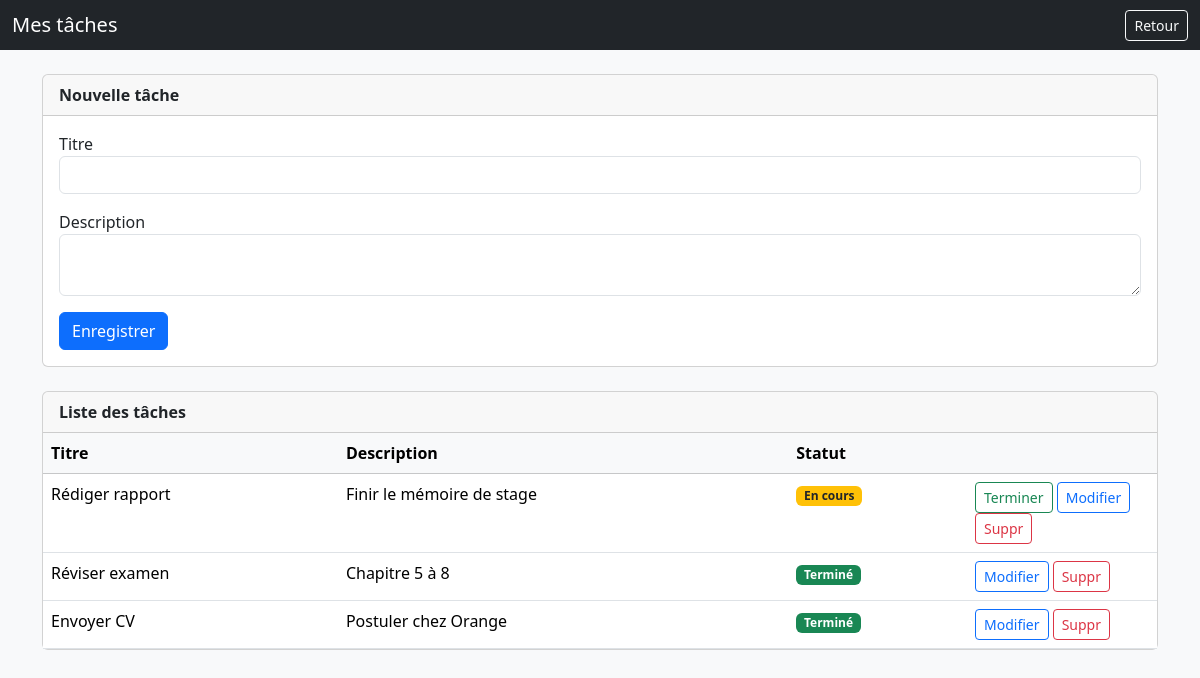
The page /taches.php (signed in) on the database its author committed.
### tables this page shows
CREATE TABLE `taches` (
  `id` int(11) NOT NULL,
  `user_id` int(11) NOT NULL,
  `titre` varchar(150) NOT NULL,
  `description` text DEFAULT NULL,
  `statut` enum('en_cours','termine') DEFAULT 'en_cours',
  `created_at` datetime DEFAULT current_timestamp(),
  `updated_at` datetime DEFAULT current_timestamp() ON UPDATE current_timestamp()
);

### taches.php (the view, shortened to what this page needs)
<?php
require_once 'config.php';
$userId = $_SESSION['auth']['id'];
$stmt = $pdo->prepare("SELECT * FROM taches WHERE user_id=? ORDER BY created_at DESC");
$stmt->execute([$userId]);
$taches = $stmt->fetchAll();
$edit = null;
?>
<!doctype html>
<html lang="fr">
<head>
    <link href="https://cdn.jsdelivr.net/npm/bootstrap@5.3.2/dist/css/bootstrap.min.css" rel="stylesheet">
</head>
<body class="bg-light">
<nav class="navbar navbar-dark bg-dark">
  <div class="container-fluid">
    <span class="navbar-brand mb-0 h1">Mes tâches</span>
    <a class="btn btn-sm btn-outline-light" href="tableau.php">Retour</a>
  </div>
</nav>
<div class="container mt-4">
    <div class="card mb-4">
        <div class="card-header fw-bold"><?= $edit ? 'Éditer' : 'Nouvelle' ?> tâche</div>
        <div class="card-body">
            <form method="POST">
                <div class="mb-3"><label>Titre</label><input class="form-control" name="titre" value="<?= htmlspecialchars($edit['titre'] ?? '') ?>" required></div>
                <div class="mb-3"><label>Description</label><textarea class="form-control" name="description" rows="2"><?= htmlspecialchars($edit['description'] ?? '') ?></textarea></div>
                <button class="btn btn-primary" name="save">Enregistrer</button>
            </form>
        </div>
    </div>
    <div class="card">
        <div class="card-header fw-bold">Liste des tâches</div>
        <div class="card-body p-0">
            <table class="table mb-0">
                <thead class="table-light"><tr><th>Titre</th><th>Description</th><th>Statut</th><th width="190"></th></tr></thead>
                <tbody>
                <?php foreach ($taches as $t): ?>
                    <tr>
                        <td><?= htmlspecialchars($t['titre']) ?></td>
                        <td><?= nl2br(htmlspecialchars($t['description'])) ?></td>
                        <td>
                            <?php if ($t['statut'] === 'termine'): ?><span class="badge bg-success">Terminé</span><?php else: ?><span class="badge bg-warning text-dark">En cours</span><?php endif; ?>
                        </td>
                        <td>
                            <?php if ($t['statut'] !== 'termine'): ?><a class="btn btn-sm btn-outline-success" href="taches.php?done=<?= $t['id'] ?>">Terminer</a><?php endif; ?>
                            <a class="btn btn-sm btn-outline-primary" href="taches.php?edit=<?= $t['id'] ?>">Modifier</a>
                            <a class="btn btn-sm btn-outline-danger" href="taches.php?del=<?= $t['id'] ?>" onclick="return confirm('Supprimer ?')">Suppr</a>
                        </td>
                    </tr>
                <?php endforeach; ?>
                </tbody>
            </table>
        </div>
    </div>
</div>
</body>
</html>

### rows shown on the page
taches: titre "Rédiger rapport", description "Finir le mémoire de stage", statut "En cours"
taches: titre "Réviser examen", description "Chapitre 5 à 8", statut "Terminé"
taches: titre "Envoyer CV", description "Postuler chez Orange", statut "Terminé"
